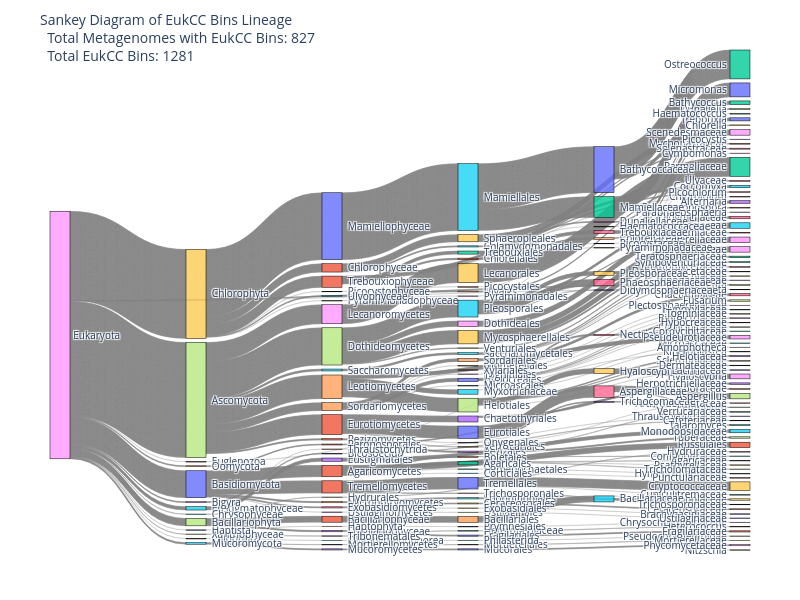

The code cell stored with this chart in its notebook:
### Code cell
import plotly.graph_objects as go

# Extract relevant columns for Sankey diagram from the above data
lineages = data['Bin Lineage'].dropna()
# Split lineages into hierarchical components
hierarchies = lineages.str.split(';')

# Create unique node labels
node_labels = list(set([level for lineage in hierarchies for level in lineage]))
node_indices = {label: idx for idx, label in enumerate(node_labels)}

# Generate Sankey diagram links
source = []
target = []
values = []

for lineage in hierarchies:
    for i in range(len(lineage) - 1):
        source.append(node_indices[lineage[i]])
        target.append(node_indices[lineage[i + 1]])
        values.append(1)  # Each occurrence adds a count

# Create the Sankey diagram
fig = go.Figure(go.Sankey(
    node=dict(
        pad=15,
        thickness=20,
        line=dict(color="black", width=0.5),
        label=node_labels
    ),
    link=dict(
        source=source,
        target=target,
        value=values,
        color="rgba(128,128,128, 0.2)",
        hovercolor="midnightblue"
    )
))

fig.update_layout(title_text=f"Sankey Diagram of EukCC Bins Lineage<br>  Total Metagenomes with EukCC Bins: {total_mtg_with_EukCC_bins} <br>  Total EukCC Bins: {total_EukCC_bins}", font_size=10, width=800,
    height=600, margin=dict(l=50, r=50, t=50, b=50))
fig.show()

### Figure 1 — Plotly figure (JSON) as saved in the notebook; plotly's stock layout.template omitted (floating-point values rounded to 4 significant figures; data arrays with more than 128 entries replaced by an {"elided": "..."} marker saying what was removed)
{"data": [{"link": {"color": "rgba(128,128,128, 0.2)", "hovercolor": "midnightblue", "source": {"elided": "5030 int values"}, "target": {"elided": "5030 int values"}, "value": {"elided": "5030 int values"}}, "node": {"label": {"elided": "188 str values"}, "line": {"color": "black", "width": 0.5}, "pad": 15, "thickness": 20}, "type": "sankey"}], "layout": {"font": {"size": 10}, "height": 600, "margin": {"b": 50, "l": 50, "r": 50, "t": 50}, "title": {"text": "Sankey Diagram of EukCC Bins Lineage<br>  Total Metagenomes with EukCC Bins: 827 <br>  Total EukCC Bins: 1281"}, "width": 800}}
